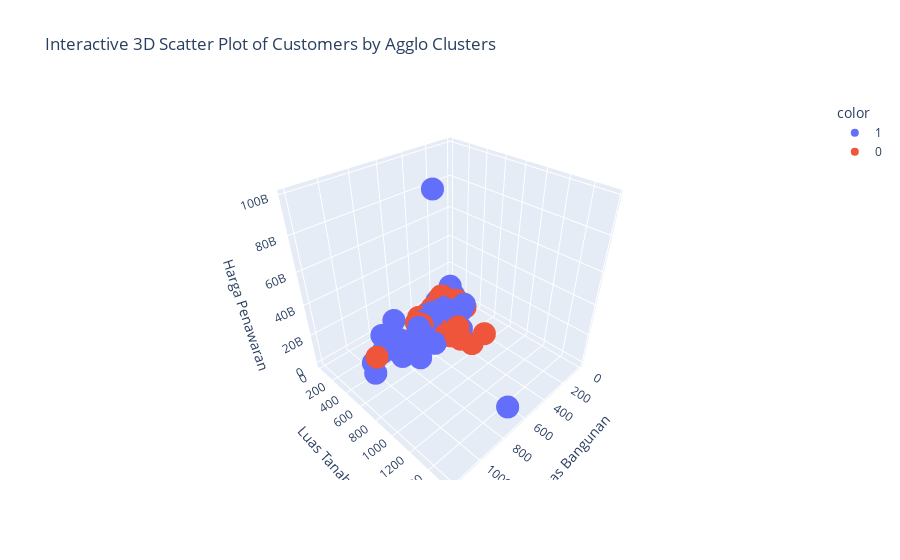

The code cell stored with this chart in its notebook:
### Markdown cell above
Luas tanah dan Luas bangunan berkolerasi tinggi, karena semakin tinggi luas tanah maka semakin tinggi juga luas bangunan. Namun clustering nya cukup membaur, cluster 0 (hijau) cenderung berada di area luas tanah & bangunan lebih kecil, sebagian besar titik berada di kiri bawah. Sedangkan cluster 1 (orange) menyebar lebih ke kanan atas, menunjukkan properti dengan luas tanah dan bangunan lebih besar.

Ada beberapa titik orange yang tersebar di area hijau — ini kemungkinan properti besar tapi masuk cluster tanah lebih kecil, bisa karena variasi ukuran bangunan vs tanah.

### Code cell
import plotly.express as px

# Define the columns for the 3D scatter plot
x_col = 'Luas Bangunan'
y_col = 'Luas Tanah'
z_col = 'Harga Penawaran'

# Create an interactive 3D scatter plot using Plotly Express
fig = px.scatter_3d(df,
                    x=x_col,
                    y=y_col,
                    z=z_col,
                    color=df['Agglo'].astype(str), # Color points by Agglo cluster, explicitly as string for discrete colors
                    title='Interactive 3D Scatter Plot of Customers by Agglo Clusters')

fig.show()

### Figure 1 — Plotly figure (JSON) as saved in the notebook; plotly's stock layout.template omitted (floating-point values rounded to 4 significant figures; data arrays with more than 128 entries replaced by an {"elided": "..."} marker saying what was removed)
{"data": [{"hovertemplate": "color=1<br>Luas Bangunan=%{x}<br>Luas Tanah=%{y}<br>Harga Penawaran=%{z}<extra></extra>", "legendgroup": "1", "marker": {"color": "#636efa", "symbol": "circle"}, "mode": "markers", "name": "1", "scene": "scene", "showlegend": true, "type": "scatter3d", "x": {"elided": "138 int values"}, "y": {"elided": "138 int values"}, "z": {"elided": "138 int values"}}, {"hovertemplate": "color=0<br>Luas Bangunan=%{x}<br>Luas Tanah=%{y}<br>Harga Penawaran=%{z}<extra></extra>", "legendgroup": "0", "marker": {"color": "#EF553B", "symbol": "circle"}, "mode": "markers", "name": "0", "scene": "scene", "showlegend": true, "type": "scatter3d", "x": {"elided": "170 int values"}, "y": {"elided": "170 int values"}, "z": {"elided": "170 int values"}}], "layout": {"legend": {"title": {"text": "color"}, "tracegroupgap": 0}, "scene": {"domain": {"x": [0, 1], "y": [0, 1]}, "xaxis": {"title": {"text": "Luas Bangunan"}}, "yaxis": {"title": {"text": "Luas Tanah"}}, "zaxis": {"title": {"text": "Harga Penawaran"}}}, "title": {"text": "Interactive 3D Scatter Plot of Customers by Agglo Clusters"}}}
